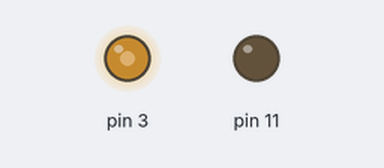
The sketch below on a simulated Arduino Uno, built with avr-gcc and run on an emulated ATmega328P. Parts: output pins drawn as LEDs (lit = HIGH).

Above: at 0.1 s.
Timing chart, 0 to 1.6 s (numbered marks = the images above):
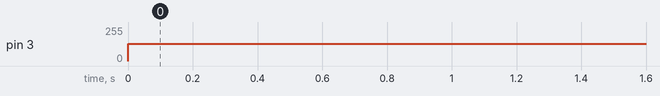

The sketch:

pwm1.ino
```cpp
void setup() {
  // put your setup code here, to run once:

  // board is arduino uno or adafruit pro trinket both of which
  // use ATmega328p
  // both have the same sets of pins exposed for digital PWM:
  // 6,5   - TCCR0A/B - Timer 0
  // 9,10  - TCCR1A/B - Timer 1
  // 11,3  - TCCR2A/B - Timer 2 timer/counter registers
  // TCCRxA -
  pinMode(3, OUTPUT);
  pinMode(11, OUTPUT);
  //TCCR2A = _BV(COM2A1) | _BV(COM2B1) | _BV(WGM21) | _BV(WGM20);
  //TCCR2B = TCCR2B & B11111000 | B00000100;
  TCCR2B = TCCR2B & B11111000 | B00000011;
  //TCCR2B = _BV(CS22);
  //OCR2A = 180;
  OCR2B = 50;
}

void loop() {
  // put your main code here, to run repeatedly:
  analogWrite(3,128);
}
```

Measured:
- by itself, pin 3: 0/255 → 128/255 at 0.00 s
